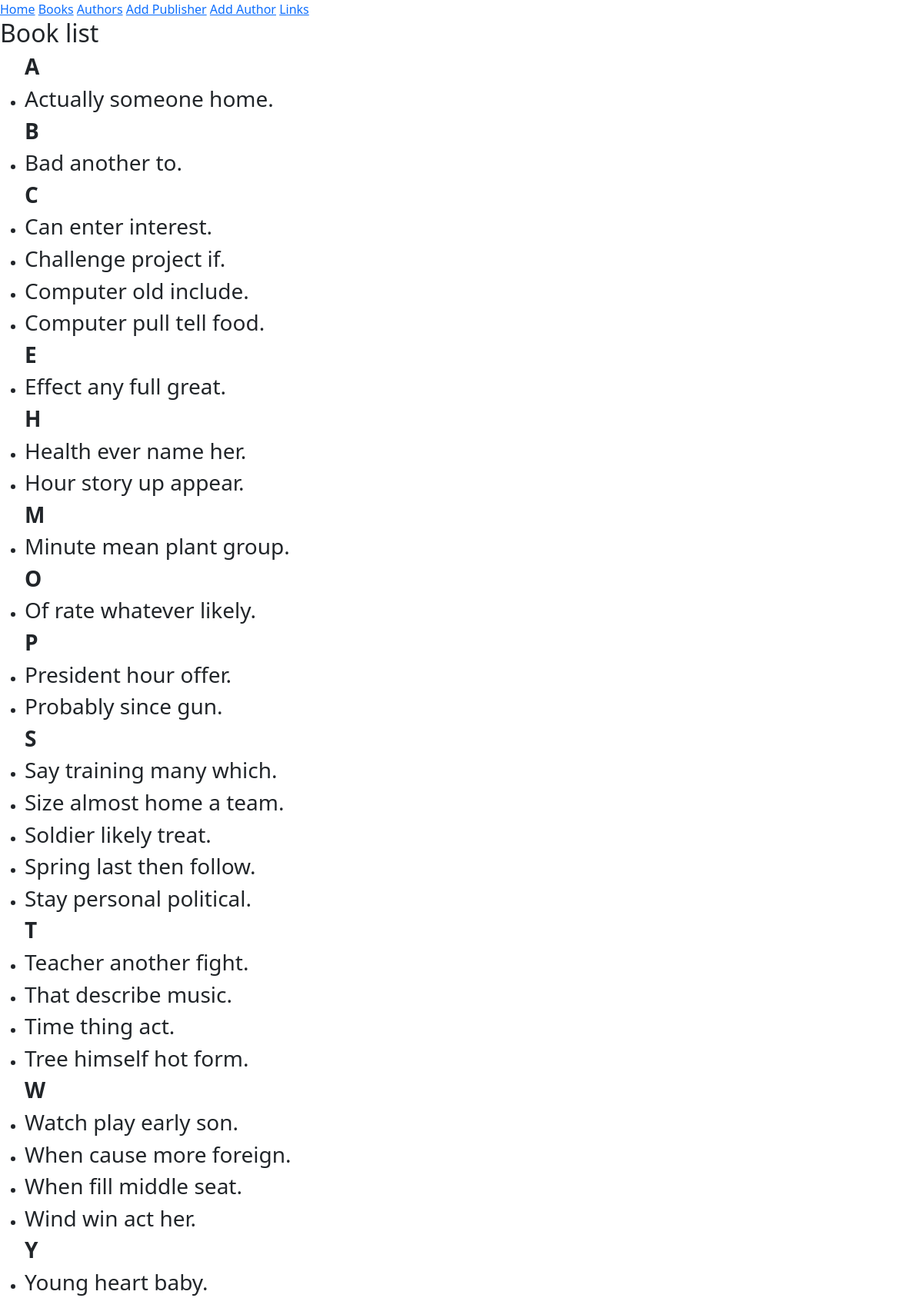
/books, run on the app's committed database.
### djbooks/models.py (models this page shows, shortened)
class Book(models.Model):
    title = models.CharField(max_length=100)
    authors = models.ManyToManyField('Author')
    publisher = models.ForeignKey(Publisher, on_delete=models.CASCADE)
    publication_date = models.DateField(default=date(1900, 1, 1))

### djbooks/views.py (the view)
# urls.py: path("books", views.book_list, name='books'),
def book_list(request):
    book_queryset = Book.objects.order_by('title')
    return render(request, 'djbooks/books.html', {'book_queryset': book_queryset})

### djbooks/templates/djbooks/books.html (shortened to what this page needs)
{% extends "djbooks/layout.html" %}
{% block content %}
<h2>Book list</h2>
<div class="w3-container w3-center">
    <ul class="w3-ul w3-border">
        {% for b in book_queryset %}
        {% ifchanged b.title.0 %}
        <h3><b> {{ b.title.0 }} </b></h3>
        {% for f in book_queryset %}
        {% if b.title.0 == f.title.0 %}
        <li>
            <h3> {{ f.title }}</h3>
        </li>
        {% endif %}
        {% endfor %}
        {% endifchanged %}
        {% endfor %}
    </ul>
</div>
{% endblock %}

### djbooks/templates/djbooks/layout.html (shortened to what this page needs)
{% load static %}
<!DOCTYPE html>
<html lang="en">
<head>
    <link href="https://cdn.jsdelivr.net/npm/bootstrap@5.0.2/dist/css/bootstrap.min.css" rel="stylesheet">
</head>
<body>
    <div class="w3-bar w3-black w3-xlarge">
        <a href="{% url 'home' %}" class="w3-bar-item w3-button">Home</a>
        <a href="{% url 'books' %}" class="w3-bar-item w3-button">Books</a>
        <a href="{% url 'authors' %}" class="w3-bar-item w3-button">Authors</a>
        <a href="{% url 'new-publisher' %}" class="w3-bar-item w3-button">Add Publisher</a>
        <a href="{% url 'new-author' %}" class="w3-bar-item w3-button">Add Author</a>
        <a href="{% url 'links' %}" class="w3-bar-item w3-button">Links</a>
    </div>
    <div class="body-content">
        {% block content %}{% endblock %}
    </div>
</body>
</html>

### data on the page
Book: title.0 "A", title "Actually someone home."
Book: title.0 "B", title "Bad another to."
Book: title.0 "C", title "Can enter interest."
Book: title "Challenge project if."
Book: title "Computer old include."
Book: title "Computer pull tell food."
Book: title.0 "E", title "Effect any full great."
Book: title.0 "H", title "Health ever name her."
Book: title "Hour story up appear."
Book: title.0 "M", title "Minute mean plant group."
Book: title.0 "O", title "Of rate whatever likely."
Book: title.0 "P", title "President hour offer."
Book: title "Probably since gun."
Book: title.0 "S", title "Say training many which."
Book: title "Size almost home a team."
Book: title "Soldier likely treat."
Book: title "Spring last then follow."
Book: title "Stay personal political."
Book: title.0 "T", title "Teacher another fight."
Book: title "That describe music."
Book: title "Time thing act."
Book: title "Tree himself hot form."
Book: title.0 "W", title "Watch play early son."
Book: title "When cause more foreign."
Book: title "When fill middle seat."
Book: title "Wind win act her."
Book: title.0 "Y", title "Young heart baby."
